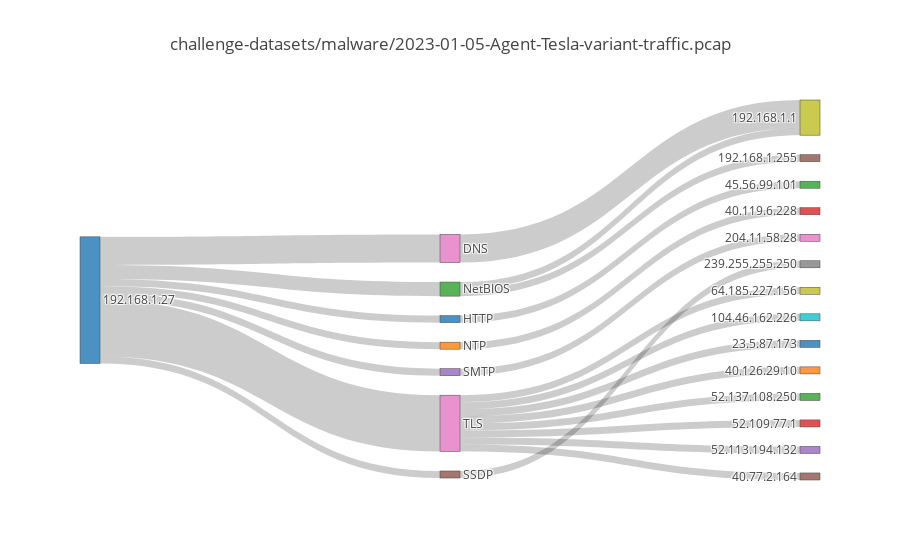

Notebook code cell kept with this figure:
### Code cell
idx = 2
fig = dict(data=[traces[idx]], layout=(dict(title=str(fns[idx]))))
iplot(fig, validate=False)

### Figure 1 — Plotly figure (JSON) as saved in the notebook; plotly's stock layout.template omitted (floating-point values rounded to 4 significant figures)
{"data": [{"link": {"source": [0, 0, 0, 0, 0, 0, 0, 36, 40, 41, 42, 42, 44, 45, 46, 46, 46, 46, 46, 46, 46, 46], "target": [36, 40, 41, 42, 44, 45, 46, 18, 22, 23, 18, 25, 26, 27, 29, 30, 31, 35, 33, 34, 32, 28], "value": [4, 1, 1, 2, 1, 1, 8, 4, 1, 1, 1, 1, 1, 1, 1, 1, 1, 1, 1, 1, 1, 1]}, "node": {"label": ["192.168.1.27", "192.168.1.27", "192.168.1.27", "192.168.1.27", "192.168.1.27", "192.168.1.27", "192.168.1.27", "192.168.1.27", "192.168.1.27", "192.168.1.27", "192.168.1.27", "192.168.1.27", "192.168.1.27", "192.168.1.27", "192.168.1.27", "192.168.1.27", "192.168.1.27", "192.168.1.27", "192.168.1.1", "192.168.1.1", "192.168.1.1", "192.168.1.1", "45.56.99.101", "40.119.6.228", "192.168.1.1", "192.168.1.255", "204.11.58.28", "239.255.255.250", "64.185.227.156", "104.46.162.226", "23.5.87.173", "40.126.29.10", "52.137.108.250", "52.109.77.1", "52.113.194.132", "40.77.2.164", "DNS", "DNS", "DNS", "DNS", "HTTP", "NTP", "NetBIOS", "NetBIOS", "SMTP", "SSDP", "TLS", "TLS", "TLS", "TLS", "TLS", "TLS", "TLS", "TLS"]}, "type": "sankey"}], "layout": {"title": "challenge-datasets/malware/2023-01-05-Agent-Tesla-variant-traffic.pcap"}}
